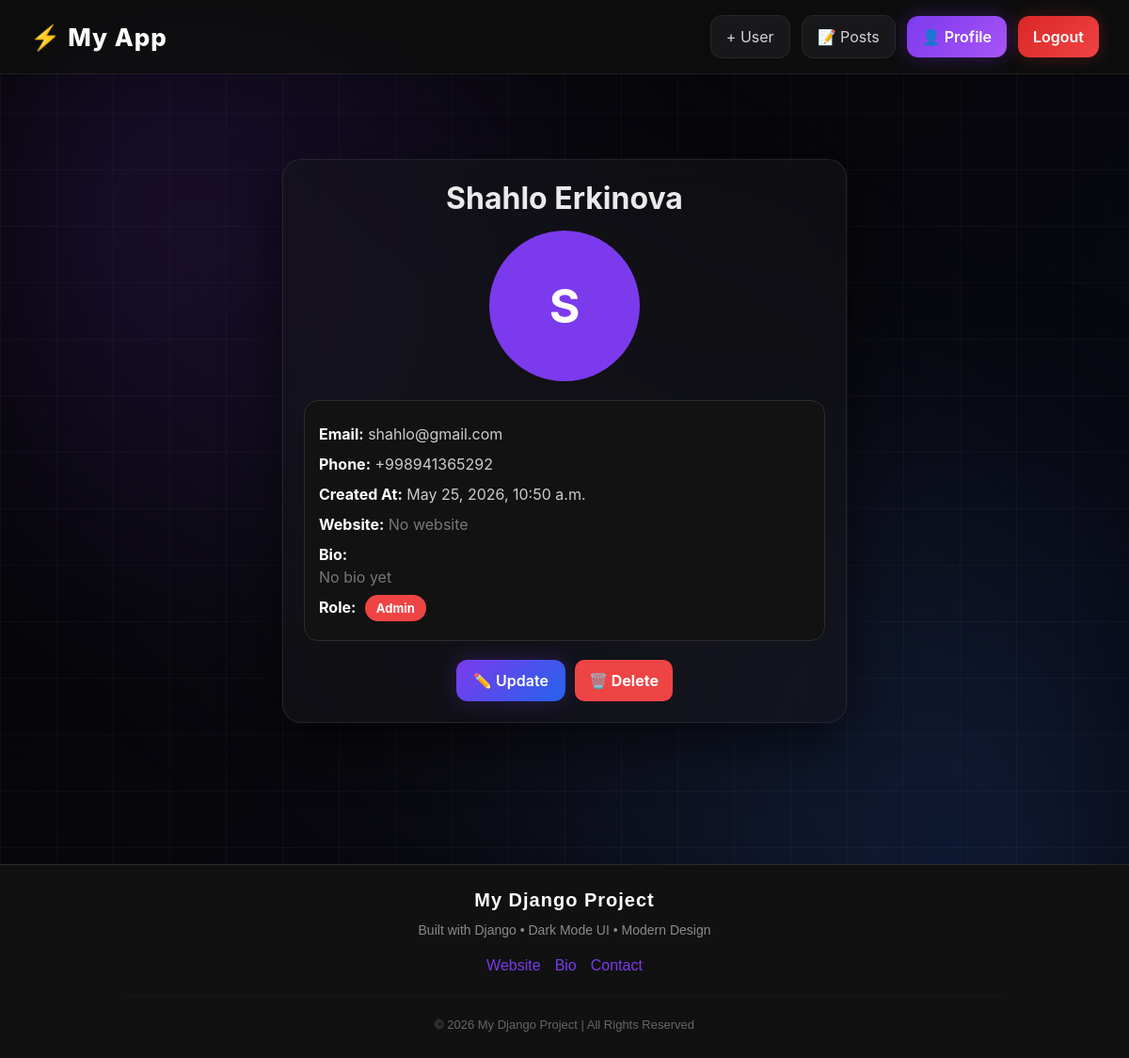
/user/shahlo-erkinova-e57/, run on an earlier commit of the app's database.
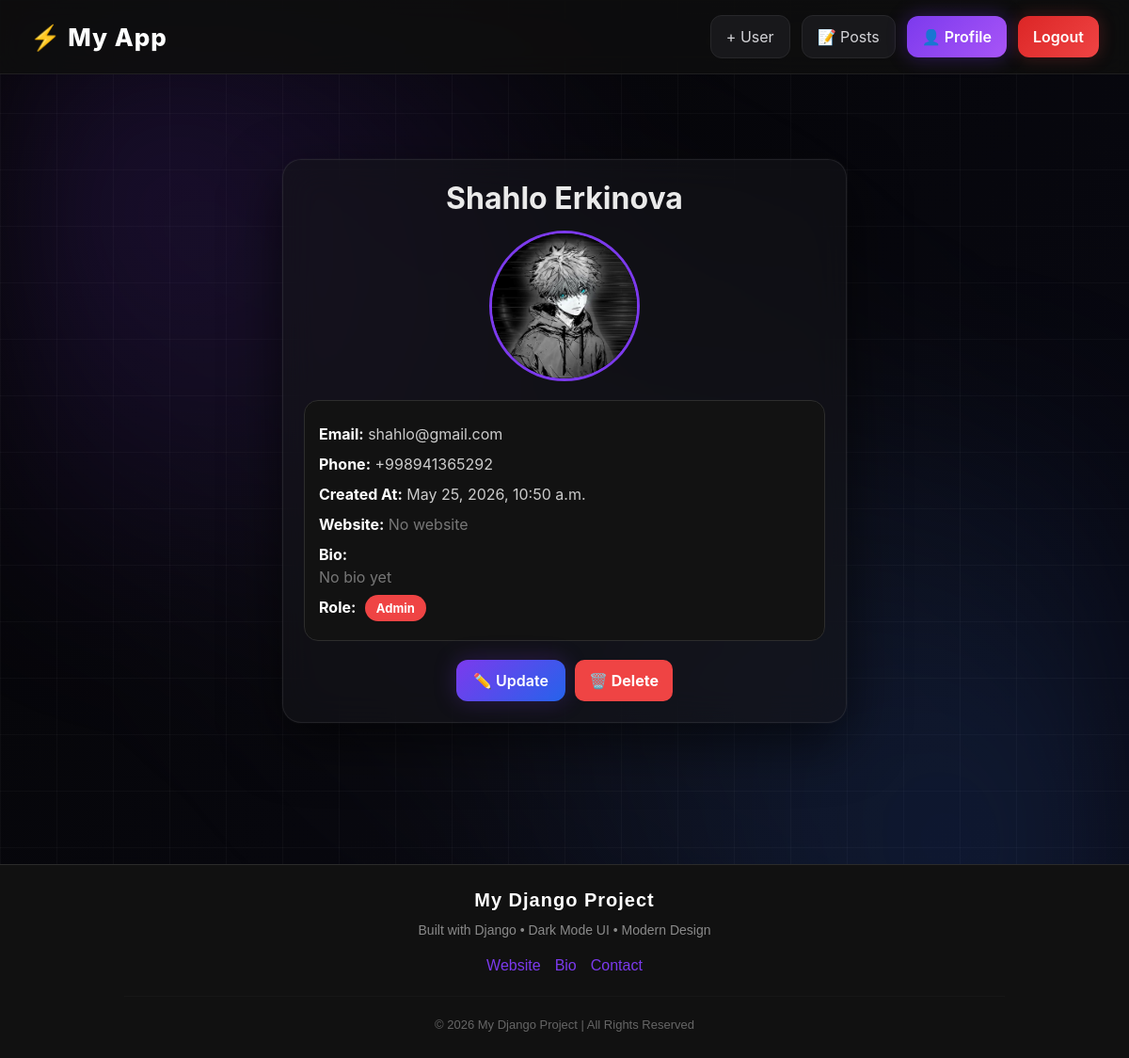
And on a later commit of the database.
### user/models.py (models this page shows, shortened)
class CustomUser(AbstractUser):
    username = None
    email = models.EmailField(unique=True)
    USERNAME_FIELD = 'email'
    REQUIRED_FIELDS = ['first_name','last_name']
    phone_number=models.CharField(max_length=30,blank=False,null=False)
    avatar=models.ImageField(upload_to='images/',default='images/default.jpg',blank=True,null=False)
    slug=models.SlugField(blank=True, null=False,unique=True)
    created_at=models.DateTimeField(auto_now_add=True,blank=True,null=False)
    objects = CustomUserManager() #     `manager ulash

### user/views.py (the view)
# urls.py: path('user/<slug:slug>/', views.user_view,name='user_view'),
def user_view(request,slug):
    user = get_object_or_404(User,slug=slug)
    return render(request,'user_view.html',{'user':user})

### templates/user_view.html (shortened to what this page needs)
{% extends 'base.html' %}
{% block content %}
<div style="max-width:600px; margin:40px auto;">
    <div class="dark-card">
        <h2 style="
            text-align:center;
            margin-bottom:15px;
            font-weight:bold;
        ">
            {{ user.first_name }} {{ user.last_name }}
        </h2>
        <div style="text-align:center; margin-bottom:20px;">
            {% if user.avatar %}
                <img src="{{ user.avatar.url }}"
                     style="
                        width:160px;
                        height:160px;
                        border-radius:50%;
                        object-fit:cover;
                        border:3px solid #7c3aed;
                     ">
            {% else %}
                <div style="
                    width:160px;
                    height:160px;
                    margin:auto;
                    border-radius:50%;
                    background:#7c3aed;
                    display:flex;
                    align-items:center;
                    justify-content:center;
                    font-size:50px;
                    font-weight:bold;
                    color:white;
                ">
                    {{ user.first_name|slice:":1" }}
                </div>
            {% endif %}
        </div>
        <div style="
            background:#121212;
            border:1px solid #2d2d2d;
            border-radius:15px;
            padding:15px;
        ">
            <p style="margin:8px 0; color:#ccc;">
                <b style="color:white;">Email:</b> {{ user.email }}
            </p>
            <p style="margin:8px 0; color:#ccc;">
                <b style="color:white;">Phone:</b> {{ user.phone_number }}
            </p>
            <p style="margin:8px 0; color:#ccc;">
                <b style="color:white;">Created At:</b> {{ user.created_at }}
            </p>
            <p style="margin:8px 0; color:#ccc;">
                <b style="color:white;">Website:</b>
                {% if user.profile.website %}
                    <a href="{{ user.profile.website }}" target="_blank" style="color:#7c3aed;">
                        {{ user.profile.website }}
                    </a>
                {% else %}
                    <span style="color:#777;">No website</span>
                {% endif %}
            </p>
            <p style="margin:8px 0; color:#ccc;">
                <b style="color:white;">Bio:</b><br>
                {% if user.profile.bio %}
                    <span style="color:#aaa;">{{ user.profile.bio }}</span>
                {% else %}
                    <span style="color:#777;">No bio yet</span>
                {% endif %}
            </p>
            <p style="margin:8px 0; color:#ccc;">
                <b style="color:white;">Role:</b>
                {% if user.is_superuser %}
                    <span style="
                        background:#ef4444;
                        color:white;
                        padding:6px 12px;
                        border-radius:20px;
                        font-size:13px;
                        font-weight:bold;
                        margin-left:5px;
                    ">
                        Admin
                    </span>
                {% endif %}
            </p>
        </div>
        <div style="
            margin-top:20px;
            display:flex;
            gap:10px;
            flex-wrap:wrap;
            justify-content:center;
        ">
            {% if user.slug %}
                <a href="{% url 'user_update' user.slug %}"
                   class="btn-dark-custom">
                    ✏️ Update
                </a>
                <a href="{% url 'user_delete' user.slug %}"
                   style="
                        padding:10px 15px;
                        background:#ef4444;
                        color:white;
                        border-radius:10px;
                        text-decoration:none;
                        font-weight:bold;
                   ">
                    🗑️ Delete
                </a>
            {% endif %}
        </div>
    </div>
</div>
{% endblock %}

### templates/base.html (shortened to what this page needs)
{% load static %}
<!DOCTYPE html>
<html lang="en">
<head>
    <link href="https://cdn.jsdelivr.net/npm/bootstrap@5.3.0/dist/css/bootstrap.min.css" rel="stylesheet">
</head>
<body>
    {% include 'navbar.html' %}
    <div class="main-container">
        {% block content %}
        {% endblock %}
    </div>
    {% include 'footer.html' %}
</body>
</html>

### templates/navbar.html (shortened to what this page needs)
<div style="
    display:flex;
    justify-content:space-between;
    align-items:center;
    padding:16px 32px;
    background:rgba(15,15,15,0.85);
    backdrop-filter:blur(14px);
    border-bottom:1px solid rgba(255,255,255,0.08);
    position:sticky;
    top:0;
    z-index:1000;
">
    <a href="{% url 'home_view' %}" style="
        text-decoration:none;
        font-size:26px;
        font-weight:800;
        color:white;
        letter-spacing:1px;
    ">
        ⚡ My App
    </a>
    <div style="
        display:flex;
        align-items:center;
        gap:12px;
    ">
        <a href="{% url 'user_create' %}" style="
            text-decoration:none;
            color:#d4d4d8;
            background:#18181b;
            padding:10px 16px;
            border-radius:12px;
            border:1px solid #27272a;
            transition:.3s;
        ">
            + User
        </a>
        <a href="{% url 'post_list' %}" style="
            text-decoration:none;
            color:#d4d4d8;
            background:#18181b;
            padding:10px 16px;
            border-radius:12px;
            border:1px solid #27272a;
            transition:.3s;
        ">
            📝 Posts
        </a>
        {% if user.is_authenticated %}
            <a href="{% url 'profile' %}" style="
                text-decoration:none;
                color:white;
                background:linear-gradient(135deg,#7c3aed,#a855f7);
                padding:10px 16px;
                border-radius:12px;
                font-weight:600;
                box-shadow:0 0 20px rgba(124,58,237,.35);
            ">
                👤 Profile
            </a>
            <form action="{% url 'logout' %}" method="post" style="margin:0;">
                <button type="submit" style="
                    padding:10px 16px;
                    border:none;
                    border-radius:12px;
                    background:linear-gradient(135deg,#dc2626,#ef4444);
                    color:white;
                    cursor:pointer;
                    font-weight:600;
                    box-shadow:0 0 18px rgba(239,68,68,.25);
                ">
                    Logout
                </button>
            </form>
        {% endif %}
    </div>
</div>

### templates/footer.html
<footer style="
    margin-top:60px;
    padding:25px 15px;
    background:#111111;
    border-top:1px solid #2b2b2b;
    text-align:center;
    color:#bdbdbd;
    font-family:Arial, Helvetica, sans-serif;
">
    <h5 style="
        color:white;
        margin-bottom:10px;
        font-weight:bold;
        letter-spacing:1px;
    ">
        My Django Project
    </h5>
    <p style="
        margin:0;
        font-size:14px;
        color:#8a8a8a;
    ">
        Built with Django • Dark Mode UI • Modern Design
    </p>
    <div style="
        margin-top:15px;
        display:flex;
        justify-content:center;
        gap:15px;
        flex-wrap:wrap;
    ">
        <a href="#"
           style="
           color:#7c3aed;
           transition:0.3s;
        ">
            Website
        </a>
        <a href="#"
           style="
           color:#7c3aed;
           transition:0.3s;
        ">
            Bio
        </a>
        <a href="#"
           style="
           color:#7c3aed;
           transition:0.3s;
        ">
            Contact
        </a>
    </div>
    <hr style="
        border-color:#2a2a2a;
        margin:20px auto;
        width:80%;
    ">
    <p style="
        margin:0;
        font-size:13px;
        color:#666;
    ">
        © 2026 My Django Project | All Rights Reserved
    </p>
</footer>

### templates/base.html (style rules this page uses)
body { margin: 0; min-height: 100vh; font-family: "Inter", Arial, sans-serif; color: #eaeaea; overflow-x: hidden; position: relative; background: linear-gradient(-45deg, #050505, #0b0b12, #0a0a1a, #050505); background-size: 400% 400%; animation: bgMove 18s ease infinite; }
body::before { content: ""; position: fixed; inset: 0; background: linear-gradient(rgba(255,255,255,0.03) 1px, transparent 1px), linear-gradient(90deg, rgba(255,255,255,0.03) 1px, transparent 1px); background-size: 60px 60px; z-index: -2; pointer-events: none; }
body::after { content: ""; position: fixed; inset: 0; background: radial-gradient(circle at 15% 20%, rgba(124,58,237,0.18), transparent 35%), radial-gradient(circle at 85% 80%, rgba(59,130,246,0.16), transparent 40%), radial-gradient(circle at 50% 50%, rgba(255,255,255,0.04), transparent 60%); filter: blur(80px); z-index: -1; pointer-events: none; }
a { text-decoration: none; color: inherit; transition: 0.2s; }
.main-container { width: 92%; max-width: 1200px; margin: auto; padding: 50px 0; }
.dark-card { background: rgba(20, 20, 25, 0.6); border: 1px solid rgba(255,255,255,0.08); border-radius: 20px; padding: 22px; backdrop-filter: blur(18px); -webkit-backdrop-filter: blur(18px); box-shadow: 0 0 0 1px rgba(255,255,255,0.02), 0 20px 60px rgba(0,0,0,0.6); transition: 0.25s; }
.btn-dark-custom { background: linear-gradient(135deg, #7c3aed, #2563eb); border: none; color: white; padding: 10px 18px; border-radius: 12px; font-weight: 600; transition: 0.25s; box-shadow: 0 0 25px rgba(124,58,237,0.25); }
hr { border-color: rgba(255,255,255,0.08); }

What changed in the data, as far as the page shows it:
changed CustomUser "Shahlo": avatar: picture added; first_name "S" → (not shown)
